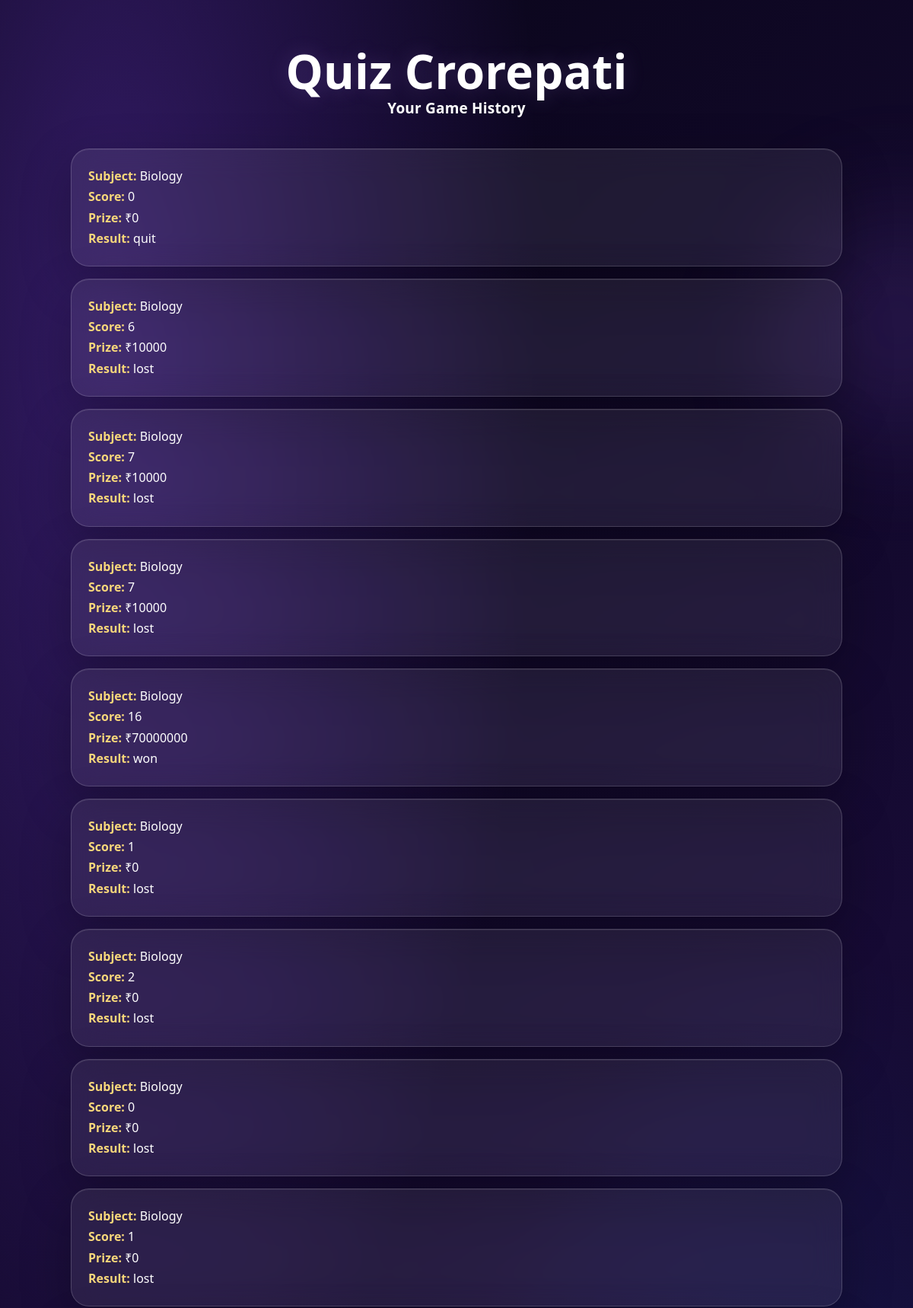
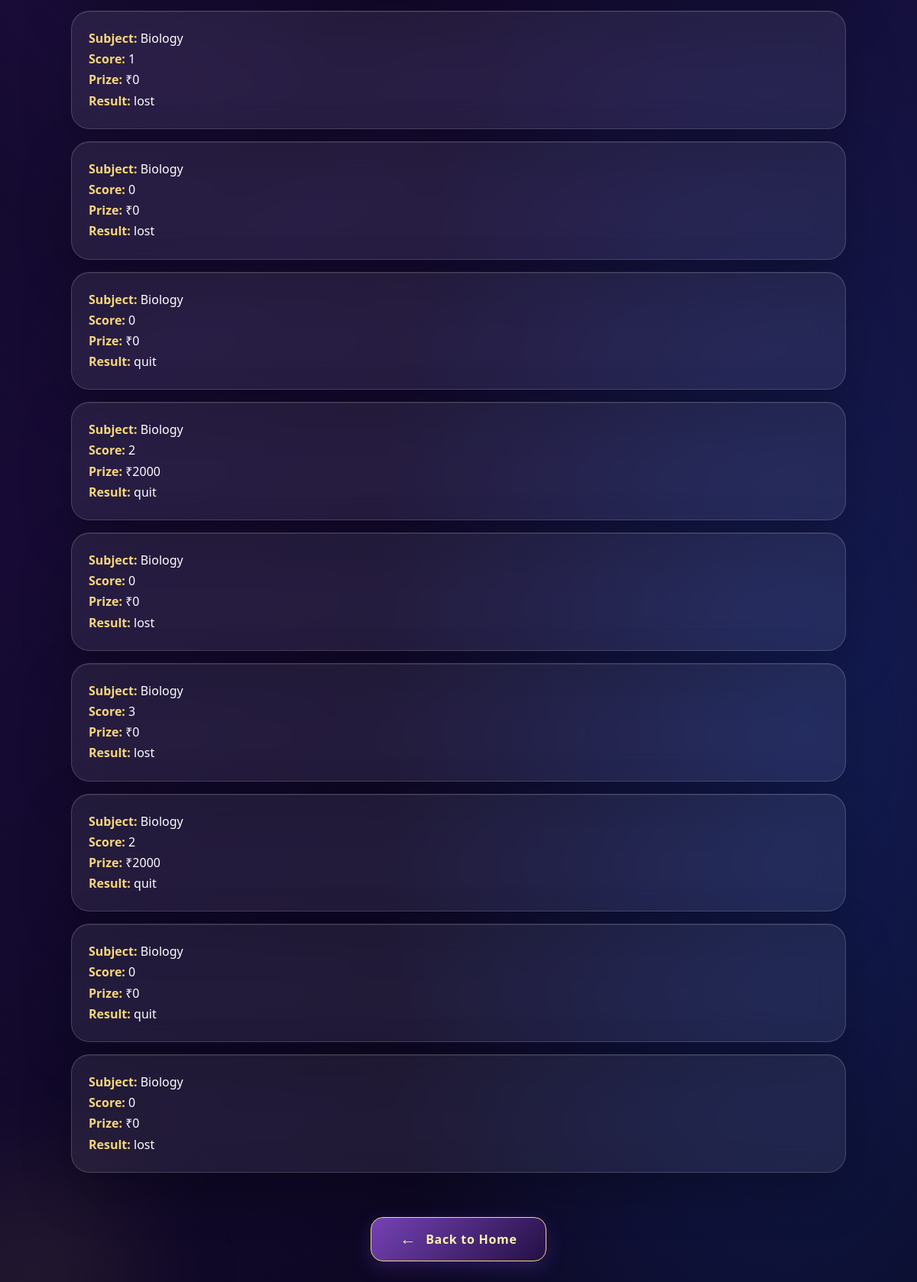
Page /game-history (signed in) on the committed database (2 pictures, top to bottom).
### tables this page shows
CREATE TABLE game_history (
                id INTEGER PRIMARY KEY AUTOINCREMENT,
                user_id INTEGER NOT NULL,
                subject TEXT NOT NULL,
                score INTEGER NOT NULL,
                winnings INTEGER NOT NULL,
                result TEXT NOT NULL,
                played_at TEXT NOT NULL DEFAULT CURRENT_TIMESTAMP,
                FOREIGN KEY (user_id) REFERENCES users(id)
            );

### app.py (the view)
@app.route("/game-history")
@login_required
def game_history():
    with get_db_connection() as connection:
        history = connection.execute("""
            SELECT subject, score, winnings, result, played_at
            FROM game_history
            WHERE user_id = ?
            ORDER BY id DESC
            LIMIT 50
        """, (session["user_id"],)).fetchall()
    return render_template("history.html", history=history)

### app.py (called while the page is built)
def get_db_connection():
    connection = sqlite3.connect(DATABASE)
    connection.row_factory = sqlite3.Row
    return connection

def login_required(view_function):
    @wraps(view_function)
    def wrapped(*args, **kwargs):
        if "user_id" not in session:
            flash("Please sign in or create an account before playing.", "info")
            return redirect(url_for("login"))
        return view_function(*args, **kwargs)
    return wrapped

### templates/history.html (shortened to what this page needs)
<!DOCTYPE html>
<html lang="en">
<head>
    <link rel="stylesheet" href="{{ url_for('static', filename='style.css') }}">
</head>
<body>
    <main class="container">
        <h1>Quiz Crorepati</h1>
        <h2>Your Game History</h2>
        {% if history %}
            <div class="history-list">
                {% for game in history %}
                    <div class="history-item">
                        <p><strong>Subject:</strong> {{ game['subject'] }}</p>
                        <p><strong>Score:</strong> {{ game['score'] }}</p>
                        <p><strong>Prize:</strong> ₹{{ game['winnings'] }}</p>
                        <p><strong>Result:</strong> {{ game['result'] }}</p>
                    </div>
                {% endfor %}
            </div>
        {% else %}
            <p>You haven't completed any games yet.</p>
        {% endif %}
        <div class="history-container">
            <a href="{{ url_for('home') }}" class="history-link">
                Back to Home
            </a>
        </div>
    </main>
</body>
</html>

### rows in the picture
game_history: subject "Biology", score "0", winnings "0", result "quit"
game_history: subject "Biology", score "6", winnings "10000", result "lost"
game_history: subject "Biology", score "7", winnings "10000", result "lost"
game_history: subject "Biology", score "7", winnings "10000", result "lost"
game_history: subject "Biology", score "16", winnings "70000000", result "won"
game_history: subject "Biology", score "1", winnings "0", result "lost"
game_history: subject "Biology", score "2", winnings "0", result "lost"
game_history: subject "Biology", score "0", winnings "0", result "lost"
game_history: subject "Biology", score "1", winnings "0", result "lost"
game_history: subject "Biology", score "1", winnings "0", result "lost"
game_history: subject "Biology", score "0", winnings "0", result "lost"
game_history: subject "Biology", score "0", winnings "0", result "quit"
game_history: subject "Biology", score "2", winnings "2000", result "quit"
game_history: subject "Biology", score "0", winnings "0", result "lost"
game_history: subject "Biology", score "3", winnings "0", result "lost"
game_history: subject "Biology", score "2", winnings "2000", result "quit"
game_history: subject "Biology", score "0", winnings "0", result "quit"
game_history: subject "Biology", score "0", winnings "0", result "lost"
